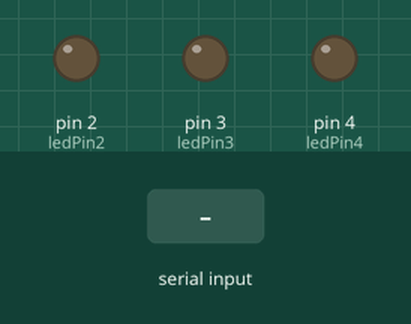
Simulated run of this sketch. Board: Arduino Uno, built with avr-gcc and run on an emulated ATmega328P. On the bench: output pins drawn as LEDs (lit = HIGH). The test bench sets the inputs (shaded band). Pins used as bus, display or sensor lines are not drawn.

Above: at 1.2 s.
1.3 s: byte 30 received over Serial
At 3.0 s:
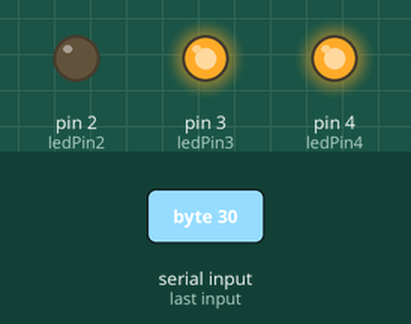
Timing chart, 0 to 4.5 s (numbered marks = the images above; inputs shaded):
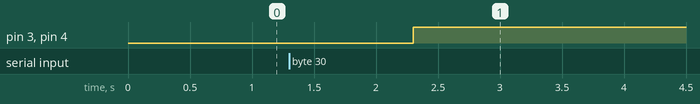

Measured:
- after the input at 1.3 s, pin 3 (ledPin3), pin 4 (ledPin4): LOW → HIGH after 1.0 s

The sketch:

ArduinoFile.ino
```cpp
//This program will utilize python in order to retrieve a g-mail account status.

int ledPin = 1; //Red led 1
int ledPin2 = 2; //Red led 2
int ledPin3 = 3; //Green led 3
int ledPin4 = 4; //Green led 4
int buzzerPin = 0;
int ser = 0;

void setup(){
  Serial.begin(9600);
  pinMode(ledPin,OUTPUT);     //Led output
  pinMode(ledPin2,OUTPUT);     //Led output
  pinMode(ledPin3,OUTPUT);     //Led output
  pinMode(ledPin4,OUTPUT);     //Led output
  pinMode(buzzerPin, OUTPUT); //Buzzer output
}

void loop(){
  if (Serial.available()) {
    ser = Serial.read();     //read the serial port
    if(ser = 0){ //Turn off the red leds if there is no e-mail
      digitalWrite(ledPin,LOW);
      digitalWrite(ledPin2,LOW);
    }else{ //Assume that there are unread emails, so turn on the green leds and the buzzer
      digitalWrite(buzzerPin, HIGH);
      delay(1000);
      digitalWrite(buzzerPin, LOW);
      digitalWrite(ledPin3,HIGH);
      digitalWrite(ledPin4,HIGH);
    }
  delay(1000);
}
}
```
